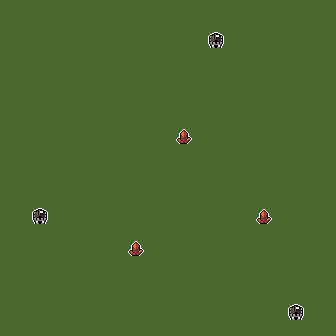

Below is a game level as drawn by its tile map, then a one-line description and the .tmx file that defines it, in full:
An orthogonal 21x21 tile map with 16x16 px tiles, 3 tile layers (Tiles, Objects, Metadata).

<map version="1.10" tiledversion="1.10.0" orientation="orthogonal" renderorder="right-down" width="21" height="21" tilewidth="16" tileheight="16" infinite="0" nextlayerid="34" nextobjectid="102">
 <editorsettings>
  <export format="MUD Templates" />
 </editorsettings>
 <tileset firstgid="1" source="../../tilesets/map-maker-tileset.tsx" />
 <group id="17" name="Tiles" offsetx="2.84217e-14" offsety="0">
  <properties>
   <property name="entityLayer" type="bool" value="true" />
  </properties>
  <layer id="2" name="Tiles" width="21" height="21">
   <properties>
    <property name="prototypeLayer" type="bool" value="true" />
   </properties>
   <data encoding="csv">
1,1,1,1,1,1,1,1,1,1,1,1,1,1,1,1,1,1,1,1,1,
1,1,1,1,1,1,1,1,1,1,1,1,1,1,1,1,1,1,1,1,1,
1,1,1,1,1,1,1,1,1,1,1,1,1,1,1,1,1,1,1,1,1,
1,1,1,1,1,1,1,1,1,1,1,1,1,1,1,1,1,1,1,1,1,
1,1,1,1,1,1,1,1,1,1,1,1,1,1,1,1,1,1,1,1,1,
1,1,1,1,1,1,1,1,1,1,1,1,1,1,1,1,1,1,1,1,1,
1,1,1,1,1,1,1,1,1,1,1,1,1,1,1,1,1,1,1,1,1,
1,1,1,1,1,1,1,1,1,1,1,1,1,1,1,1,1,1,1,1,1,
1,1,1,1,1,1,1,1,1,1,1,1,1,1,1,1,1,1,1,1,1,
1,1,1,1,1,1,1,1,1,1,1,1,1,1,1,1,1,1,1,1,1,
1,1,1,1,1,1,1,1,1,1,1,1,1,1,1,1,1,1,1,1,1,
1,1,1,1,1,1,1,1,1,1,1,1,1,1,1,1,1,1,1,1,1,
1,1,1,1,1,1,1,1,1,1,1,1,1,1,1,1,1,1,1,1,1,
1,1,1,1,1,1,1,1,1,1,1,1,1,1,1,1,1,1,1,1,1,
1,1,1,1,1,1,1,1,1,1,1,1,1,1,1,1,1,1,1,1,1,
1,1,1,1,1,1,1,1,1,1,1,1,1,1,1,1,1,1,1,1,1,
1,1,1,1,1,1,1,1,1,1,1,1,1,1,1,1,1,1,1,1,1,
1,1,1,1,1,1,1,1,1,1,1,1,1,1,1,1,1,1,1,1,1,
1,1,1,1,1,1,1,1,1,1,1,1,1,1,1,1,1,1,1,1,1,
1,1,1,1,1,1,1,1,1,1,1,1,1,1,1,1,1,1,1,1,1,
1,1,1,1,1,1,1,1,1,1,1,1,1,1,1,1,1,1,1,1,1
</data>
  </layer>
 </group>
 <group id="15" name="Objects">
  <properties>
   <property name="entityLayer" type="bool" value="true" />
  </properties>
  <layer id="10" name="Objects" width="21" height="21">
   <properties>
    <property name="prototypeLayer" type="bool" value="true" />
   </properties>
   <data encoding="csv">
0,0,0,0,0,0,0,0,0,0,0,0,0,0,0,0,0,0,0,0,0,
0,0,0,0,0,0,0,0,0,0,0,0,0,0,0,0,0,0,0,0,0,
0,0,0,0,0,0,0,0,0,0,0,0,0,10,0,0,0,0,0,0,0,
0,0,0,0,0,0,0,0,0,0,0,0,0,0,0,0,0,0,0,0,0,
0,0,0,0,0,0,0,0,0,0,0,0,0,0,0,0,0,0,0,0,0,
0,0,0,0,0,0,0,0,0,0,0,0,0,0,0,0,0,0,0,0,0,
0,0,0,0,0,0,0,0,0,0,0,0,0,0,0,0,0,0,0,0,0,
0,0,0,0,0,0,0,0,0,0,0,0,0,0,0,0,0,0,0,0,0,
0,0,0,0,0,0,0,0,0,0,0,14,0,0,0,0,0,0,0,0,0,
0,0,0,0,0,0,0,0,0,0,0,0,0,0,0,0,0,0,0,0,0,
0,0,0,0,0,0,0,0,0,0,0,0,0,0,0,0,0,0,0,0,0,
0,0,0,0,0,0,0,0,0,0,0,0,0,0,0,0,0,0,0,0,0,
0,0,0,0,0,0,0,0,0,0,0,0,0,0,0,0,0,0,0,0,0,
0,0,10,0,0,0,0,0,0,0,0,0,0,0,0,0,14,0,0,0,0,
0,0,0,0,0,0,0,0,0,0,0,0,0,0,0,0,0,0,0,0,0,
0,0,0,0,0,0,0,0,14,0,0,0,0,0,0,0,0,0,0,0,0,
0,0,0,0,0,0,0,0,0,0,0,0,0,0,0,0,0,0,0,0,0,
0,0,0,0,0,0,0,0,0,0,0,0,0,0,0,0,0,0,0,0,0,
0,0,0,0,0,0,0,0,0,0,0,0,0,0,0,0,0,0,0,0,0,
0,0,0,0,0,0,0,0,0,0,0,0,0,0,0,0,0,0,10,0,0,
0,0,0,0,0,0,0,0,0,0,0,0,0,0,0,0,0,0,0,0,0
</data>
  </layer>
  <layer id="33" name="Metadata" width="21" height="21">
   <properties>
    <property name="prototypeLayer" type="bool" value="true" />
   </properties>
   <data encoding="csv">
0,0,0,0,0,0,0,0,0,0,0,0,0,0,0,0,0,0,0,0,0,
0,0,0,0,0,0,0,0,0,0,0,0,0,0,0,0,0,0,0,0,0,
0,0,0,0,0,0,0,0,0,0,0,0,0,0,0,0,0,0,0,0,0,
0,0,0,0,0,0,0,0,0,0,0,0,0,0,0,0,0,0,0,0,0,
0,0,0,0,0,0,0,0,0,0,0,0,0,0,0,0,0,0,0,0,0,
0,0,0,0,0,0,0,0,0,0,0,0,0,0,0,0,0,0,0,0,0,
0,0,0,0,0,0,0,0,0,0,0,0,0,0,0,0,0,0,0,0,0,
0,0,0,0,0,0,0,0,0,0,0,0,0,0,0,0,0,0,0,0,0,
0,0,0,0,0,0,0,0,0,0,0,0,0,0,0,0,0,0,0,0,0,
0,0,0,0,0,0,0,0,0,0,0,0,0,0,0,0,0,0,0,0,0,
0,0,0,0,0,0,0,0,0,0,0,0,0,0,0,0,0,0,0,0,0,
0,0,0,0,0,0,0,0,0,0,0,0,0,0,0,0,0,0,0,0,0,
0,0,0,0,0,0,0,0,0,0,0,0,0,0,0,0,0,0,0,0,0,
0,0,0,0,0,0,0,0,0,0,0,0,0,0,0,0,0,0,0,0,0,
0,0,0,0,0,0,0,0,0,0,0,0,0,0,0,0,0,0,0,0,0,
0,0,0,0,0,0,0,0,0,0,0,0,0,0,0,0,0,0,0,0,0,
0,0,0,0,0,0,0,0,0,0,0,0,0,0,0,0,0,0,0,0,0,
0,0,0,0,0,0,0,0,0,0,0,0,0,0,0,0,0,0,0,0,0,
0,0,0,0,0,0,0,0,0,0,0,0,0,0,0,0,0,0,0,0,0,
0,0,0,0,0,0,0,0,0,0,0,0,0,0,0,0,0,0,0,0,0,
0,0,0,0,0,0,0,0,0,0,0,0,0,0,0,0,0,0,0,0,0
</data>
  </layer>
  <objectgroup id="18" name="Portals" />
 </group>
</map>
